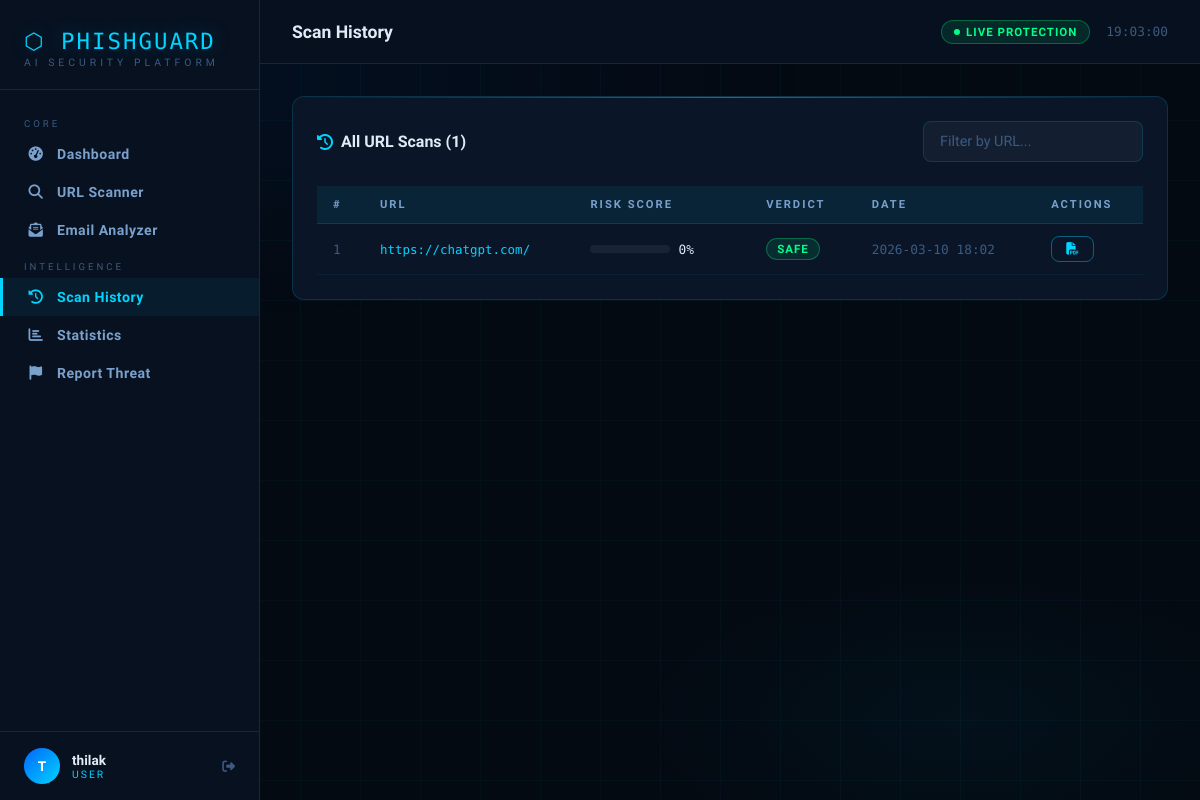
The app's page /history (signed in) with its own data.
### app.py (models this page shows)
class User(db.Model):
    id = db.Column(db.Integer, primary_key=True)
    username = db.Column(db.String(80), unique=True, nullable=False)
    email = db.Column(db.String(120), unique=True, nullable=False)
    password = db.Column(db.String(200), nullable=False)
    role = db.Column(db.String(20), default='user')
    created_at = db.Column(db.DateTime, default=datetime.utcnow)
    last_login = db.Column(db.DateTime)
    scans_count = db.Column(db.Integer, default=0)

class ScanHistory(db.Model):
    id = db.Column(db.Integer, primary_key=True)
    user_id = db.Column(db.Integer, db.ForeignKey('user.id'), nullable=False)
    url = db.Column(db.String(500), nullable=False)
    risk_score = db.Column(db.Float, nullable=False)
    verdict = db.Column(db.String(20), nullable=False)
    features = db.Column(db.Text)
    timestamp = db.Column(db.DateTime, default=datetime.utcnow)
    ip_address = db.Column(db.String(50))

### app.py (the view)
@app.route('/history')
@login_required
def history():
    user = current_user()
    scans = ScanHistory.query.filter_by(user_id=user.id).order_by(ScanHistory.timestamp.desc()).all()
    return render_template('history.html', user=user, scans=scans)

### app.py (called while the page is built)
def login_required(f):
    from functools import wraps
    @wraps(f)
    def decorated(*args, **kwargs):
        if 'user_id' not in session:
            return redirect(url_for('login'))
        return f(*args, **kwargs)
    return decorated

def current_user():
    if 'user_id' in session:
        return User.query.get(session['user_id'])
    return None

### templates/history.html (shortened to what this page needs)
{% extends "base.html" %}
{% block page_title %}Scan History{% endblock %}
{% block content %}
<div class="card">
  <div class="flex flex-center flex-between mb-3">
    <div class="section-title" style="margin-bottom:0"><i class="fas fa-history text-cyan"></i> All URL Scans ({{ scans|length }})</div>
    <div class="flex gap-2">
      <input type="text" class="form-control" id="search-input" placeholder="Filter by URL..." style="width:220px;" oninput="filterTable()">
    </div>
  </div>
  {% if scans %}
  <div class="table-wrap">
    <table id="history-table">
      <thead><tr>
        <th>#</th><th>URL</th><th>Risk Score</th><th>Verdict</th><th>Date</th><th>Actions</th>
      </tr></thead>
      <tbody>
        {% for s in scans %}
        <tr>
          <td class="text-muted font-mono text-sm">{{ s.id }}</td>
          <td class="url-cell" title="{{ s.url }}">{{ s.url }}</td>
          <td>
            <div style="display:flex;align-items:center;gap:8px;min-width:120px;">
              <div class="risk-bar-wrap" style="width:80px">
              </div>
              <span class="font-mono text-sm">{{ "%.0f"|format(s.risk_score) }}%</span>
            </div>
          </td>
          <td><span class="badge {% if s.verdict=='PHISHING' %}badge-danger{% elif s.verdict=='SUSPICIOUS' %}badge-warning{% else %}badge-success{% endif %}">{{ s.verdict }}</span></td>
          <td class="text-sm text-muted font-mono">{{ s.timestamp.strftime('%Y-%m-%d %H:%M') }}</td>
          <td>
            <a href="/api/export/pdf/{{ s.id }}" class="btn btn-outline btn-sm" title="Export PDF"><i class="fas fa-file-pdf"></i></a>
          </td>
        </tr>
        {% endfor %}
      </tbody>
    </table>
  </div>
  {% else %}
  <div style="text-align:center;padding:60px;color:var(--text-muted);">
    <i class="fas fa-history" style="font-size:2.5rem;margin-bottom:16px;display:block;"></i>
    No scans in history. <a href="/scan" style="color:var(--accent-cyan)">Start scanning →</a>
  </div>
  {% endif %}
</div>
{% endblock %}

### templates/base.html (shortened to what this page needs)
<!DOCTYPE html>
<html lang="en">
<head>
<link rel="stylesheet" href="https://cdnjs.cloudflare.com/ajax/libs/font-awesome/6.5.0/css/all.min.css">
</head>
<body>
{% if session.get('user_id') %}
<aside class="sidebar">
  <div class="sidebar-logo">
    <div class="logo-text">⬡ PHISHGUARD</div>
    <div class="logo-sub">AI Security Platform</div>
  </div>
  <nav class="sidebar-nav">
    <div class="nav-section-label">Core</div>
    <a href="/dashboard" class="nav-link {% if request.endpoint=='dashboard' %}active{% endif %}">
      <i class="fas fa-tachometer-alt"></i> Dashboard
    </a>
    <a href="/scan" class="nav-link {% if request.endpoint=='scan_page' %}active{% endif %}">
      <i class="fas fa-search"></i> URL Scanner
    </a>
    <a href="/scan#email" class="nav-link {% if request.endpoint=='email' %}active{% endif %}">
      <i class="fas fa-envelope-open-text"></i> Email Analyzer
    </a>
    <div class="nav-section-label">Intelligence</div>
    <a href="/history" class="nav-link {% if request.endpoint=='history' %}active{% endif %}">
      <i class="fas fa-history"></i> Scan History
    </a>
    <a href="/statistics" class="nav-link {% if request.endpoint=='statistics' %}active{% endif %}">
      <i class="fas fa-chart-bar"></i> Statistics
    </a>
    <a href="/report" class="nav-link {% if request.endpoint=='report_page' %}active{% endif %}">
      <i class="fas fa-flag"></i> Report Threat
    </a>
  </nav>
  <div class="sidebar-user">
    <div class="user-avatar">{{ session.get('username','U')[0].upper() }}</div>
    <div class="user-info">
      <div class="user-name">{{ session.get('username') }}</div>
      <div class="user-role">{{ session.get('role','user') }}</div>
    </div>
    <a href="/logout" class="btn-logout" title="Logout"><i class="fas fa-sign-out-alt"></i></a>
  </div>
</aside>
{% endif %}
<main class="main">
  {% if session.get('user_id') %}
  <div class="topbar">
    <div class="topbar-title">{% block page_title %}PhishGuard{% endblock %}</div>
    <div class="topbar-right">
      <div class="topbar-badge"><div class="pulse"></div>LIVE PROTECTION</div>
      <span class="text-sm text-muted font-mono" id="clock"></span>
    </div>
  </div>
  {% endif %}
  <div class="{% if session.get('user_id') %}content{% endif %}">
    {% block content %}{% endblock %}
  </div>
</main>
</body>
</html>

### records on screen
User: get "thilak", get "USER"
ScanHistory: id "1", url "https://chatgpt.com/", risk_score "0", verdict "SAFE", timestamp "2026-03-10 18:02"

### other values on screen
{{ session.get('username','U')[0].upper() }} "T"
{{ scans|length }} "1"
